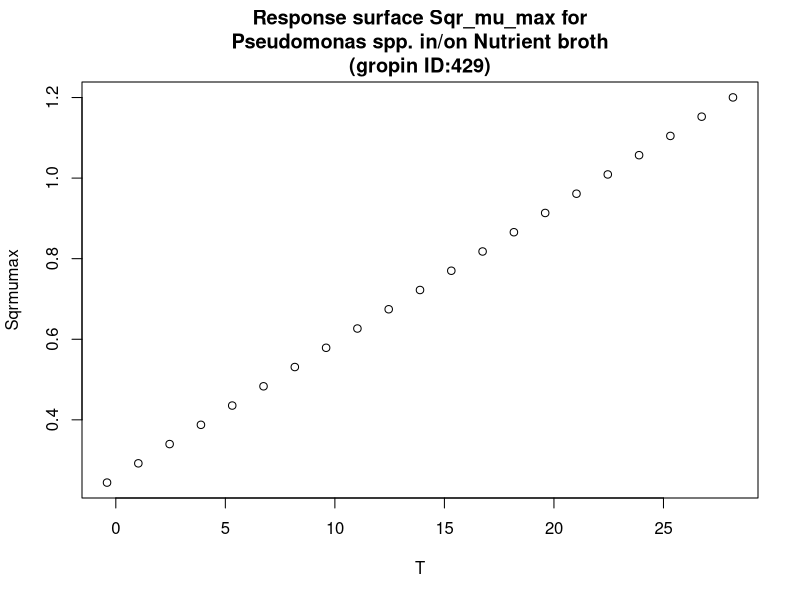

The R source for this figure:
#############################
# start of Parameter script
#############################
T <- seq(-0.4004,28.1718281718282,length.out=21)
#############################
# end of Parameter script
#############################
############################# 
# start of Model script Gropin ID 429 
#############################
 
# constant coefficients for this model
 
variables <- data.frame(T)
argumentsPar <- unique.data.frame(expand.grid(variables))
 
# heart of the model
response_surface <- function(T) {
   mumax <-0.03346*(T+7.7)

	return(mumax=mumax)
} 

# output parameters
responseSurface <- cbind(argumentsPar,response_surface(argumentsPar['T']))
colnames(responseSurface) <- c(colnames(argumentsPar),'Sqrmumax')
#############################
# End of Model script
#############################
############################# 
# start of Visualisation script Gropin ID 429 
#############################
titleText <-'Response surface Sqr_mu_max for
Pseudomonas spp. in/on Nutrient broth
(gropin ID:429)'
plot(T,responseSurface$'Sqrmumax',xlab='T',
                          ylab='Sqrmumax',main=titleText)
#############################
# End of Visualisation script
#############################
